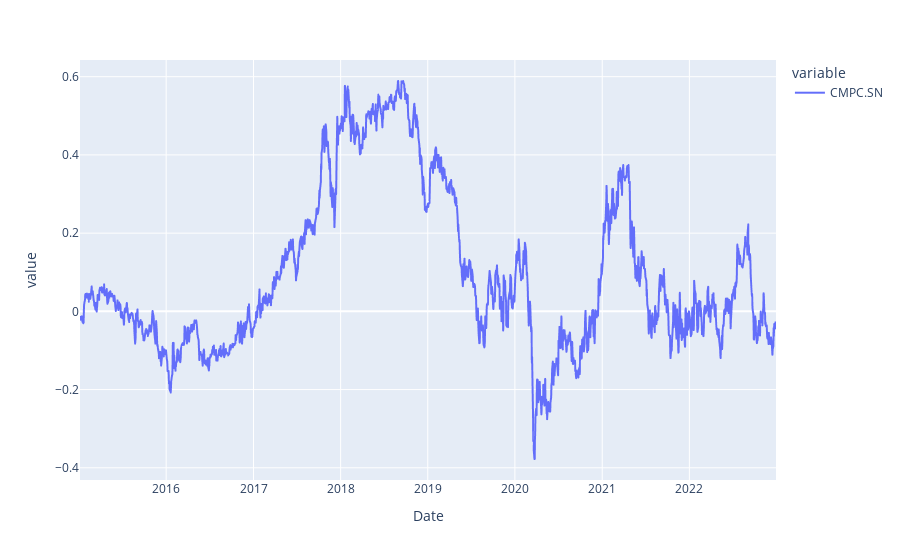

Source (notebook cell):
### Markdown cell above
### Metrics

$ P\&L $: 

Profit and Loss is calculated by subtracting the initial cost of the trade (including commissions, fees, etc.) from the current value of the trade (the current market value of the open positions, also taking into account the commissions and fees associated with closing the positions). If the result is positive, it means that the trade has generated profits. If it is negative, it indicates that there has been a loss.

### Code cell
strategy_pnl = data["CMPC.SN"]
strategy_pnl_returns = strategy_pnl.pct_change().dropna()
strategy_pnl_cum_returns = (1 + strategy_pnl_returns).cumprod() - 1
fig = px.line(strategy_pnl_cum_returns)
fig.show()

### Figure 1 — Plotly figure (JSON) as saved in the notebook; plotly's stock layout.template omitted (floating-point values rounded to 4 significant figures; data arrays with more than 128 entries replaced by an {"elided": "..."} marker saying what was removed)
{"data": [{"hovertemplate": "variable=CMPC.SN<br>Date=%{x}<br>value=%{y}<extra></extra>", "legendgroup": "CMPC.SN", "line": {"color": "#636efa", "dash": "solid"}, "marker": {"symbol": "circle"}, "mode": "lines", "name": "CMPC.SN", "showlegend": true, "type": "scattergl", "x": {"elided": "1993 str values"}, "xaxis": "x", "y": {"elided": "1993 float values"}, "yaxis": "y"}], "layout": {"legend": {"title": {"text": "variable"}, "tracegroupgap": 0}, "margin": {"t": 60}, "xaxis": {"anchor": "y", "domain": [0, 1], "title": {"text": "Date"}}, "yaxis": {"anchor": "x", "domain": [0, 1], "title": {"text": "value"}}}}
